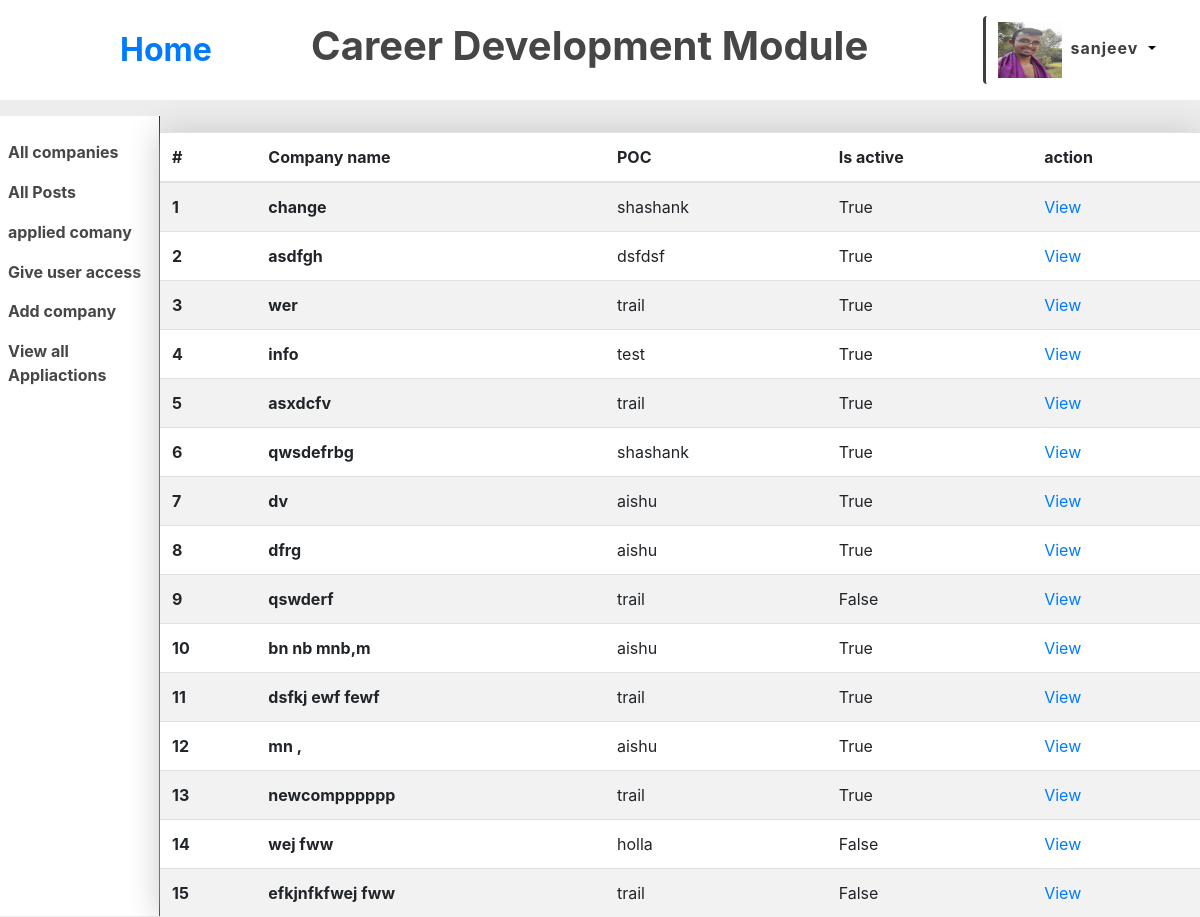
The app's page /allcomp/ (signed in), older data.
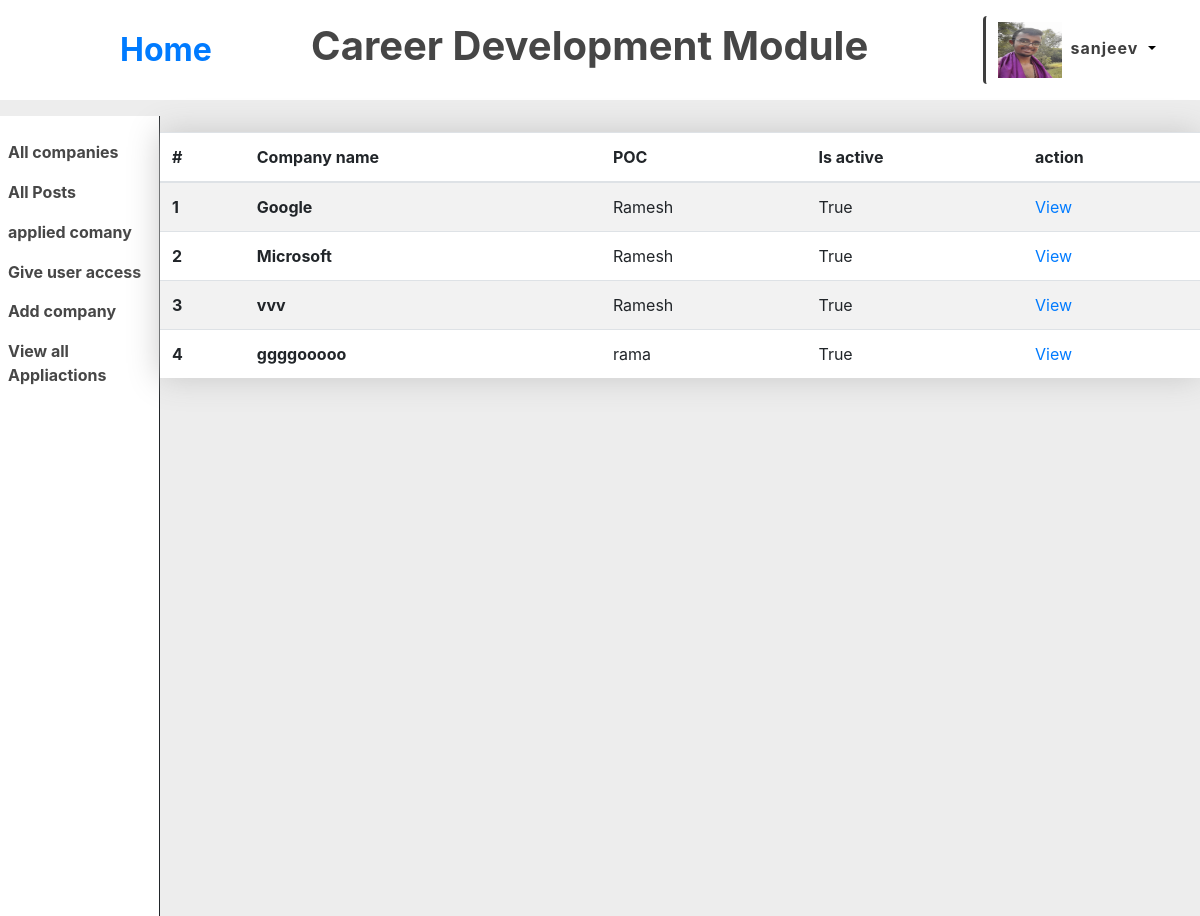
The same page, newer data.
### rec/models.py (models this page shows, shortened)
class company(models.Model) :
    name = models.CharField(max_length=100, null=False, blank=False, unique=True)
    description = models.TextField()
    poc = models.ForeignKey(User, on_delete=models.CASCADE, related_name="company_poc")
    branches_open = models.ManyToManyField(branch, related_name="company", blank=True )
    isactive = models.BooleanField(default=True)
    applied = models.ManyToManyField(User, blank=True ,related_name="applied_company")

### rec/views.py (the view)
# urls.py: path("allcomp/", views.viewallcompany, name="allcomp"),
def viewallcompany(request) :
    get_allcompany = company.objects.all()
    special_access = False
    if request.user.groups.filter(name = "Admin").exists() or request.user.is_superuser :
        special_access = True
    return render(request, "rec/allcomp.html",{
        "companys" : get_allcompany,
        "profile" : request.user.profile,
        "special_access" : special_access
    })

### rec/templates/rec/allcomp.html (shortened to what this page needs)
{% extends './header.html' %}
  {% load static %}
  {% block body1 %}
  <table class="table table-striped">
    <thead>
      <tr>
        <th scope="col">#</th>
        <th scope="col">Company name</th>
        <th scope="col">POC</th>
        <th scope="col">Is active</th>
        <th scope="col">action</th>
      </tr>
    </thead>
    <tbody>
      {% for comp in companys %}
        <tr>
          <th scope="row">{{forloop.counter}}</th>
          <td><strong>{{comp.name}}</strong></td>
          <td>{{comp.poc}}</td>
          <td>{{comp.isactive}}</td>
          <td><a href="../viewcomp/{{comp.id}}">View</a></td>
        </tr>
      {% endfor %}
    </tbody>
  </table>
  {%endblock%}

Row changes from the older to the newer data that the page shows:
removed company: name "change", poc "shashank", isactive "True"
removed company: name "asdfgh", poc "dsfdsf", isactive "True"
removed company: name "wer", poc "trail", isactive "True"
removed company: name "info", poc "test", isactive "True"
removed company: name "asxdcfv", poc "trail", isactive "True"
removed company: name "qwsdefrbg", poc "shashank", isactive "True"
removed company: name "dv", poc "aishu", isactive "True"
removed company: name "dfrg", poc "aishu", isactive "True"
removed company: name "qswderf", poc "trail", isactive "False"
removed company: name "bn nb mnb,m", poc "aishu", isactive "True"
removed company: name "dsfkj ewf fewf", poc "trail", isactive "True"
removed company: name "mn ,", poc "aishu", isactive "True"
removed company: name "newcompppppp", poc "trail", isactive "True"
removed company: name "wej fww", poc "holla", isactive "False"
removed company: name "efkjnfkfwej fww", poc "trail", isactive "False"
added company: name "Google", poc "Ramesh", isactive "True"
added company: name "Microsoft", poc "Ramesh", isactive "True"
added company: name "vvv", poc "Ramesh", isactive "True"
added company: name "ggggooooo", poc "rama", isactive "True"
